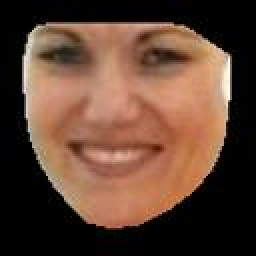
#> input picture project 1/Project_1/images/000017.jpg, 128 x 128 px, found by its file name (shown 2 times larger); its folder holds 4 pictures in this run
$ python 2.1_PCA.py
#> lines starting #> are read from the running program, lines starting #| are printed output that depends on the picture

# coding: utf-8

# In[177]:


import matplotlib.pyplot as plt
import matplotlib.image as img
import numpy as np
from skimage import color
from sklearn.decomposition import PCA
import os
import scipy
import math
import mywarper


# ============ preprocessing: index -> img_name, index -> landmarks ============ #
def read_files(path):
    file_list = os.listdir(path)
    file_list = [path + file for file in file_list]
    file_list.sort()
    return file_list


# # Question 1

# In[178]:


num_train = 800
num_test = 200
num_eigenfaces = 10
img_list = read_files("./data/images/")
train_face_matrix = np.zeros((128*128, 800))
train_face_matrix_central = np.zeros((128*128, 800))
test_face_matrix_origin = []
test_face_matrix_central = np.zeros((128*128, 200))

# ============ 2.1 Q1.1 compute mean face ============= #
mean_face = np.zeros((128, 128))
for i in range(num_train):
    image = color.rgb2hsv(img.imread(img_list[i]))[:, :, 2]
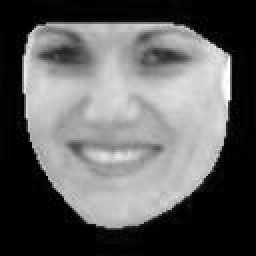
#> image: shape (128, 128) float64 (shown 2 times larger); min 0, max 1, mean 0.377
    mean_face += image
    train_face_matrix[:, i] = np.reshape(image, (128*128))
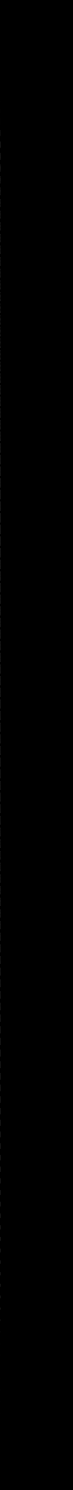
#> train_face_matrix: shape (16384, 800) float64 (shown at 1/11 size); min 0, max 1, mean 0.000471
#> pass 2 of the loop `for i in range(num_train):`:
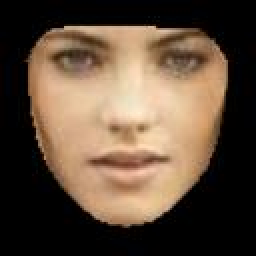
#> input picture project 1/Project_1/images/000019.jpg, 128 x 128 px, found by its file name (shown 2 times larger)
#> `mean_face += image`:
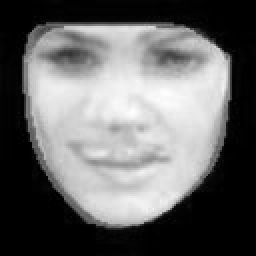
#> mean_face: shape (128, 128) float64 (shown 2 times larger); min 0, max 1.83, mean 0.751; drawn with min black and max white
#> `train_face_matrix[:, i] = np.reshape(image, (128*128))`:
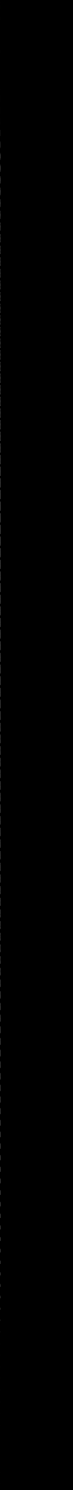
#> train_face_matrix: shape (16384, 800) float64 (shown at 1/11 size); min 0, max 1, mean 0.000938
#> pass 3 of the loop `for i in range(num_train):`:
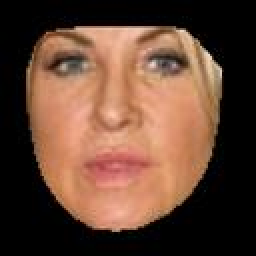
#> input picture project 1/Project_1/images/000022.jpg, 128 x 128 px, found by its file name (shown 2 times larger)
#> `mean_face += image`:
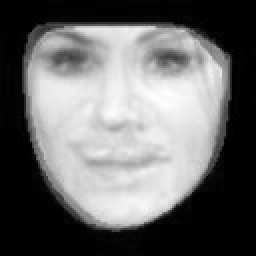
#> mean_face: shape (128, 128) float64 (shown 2 times larger); min 0, max 2.73, mean 1.14; drawn with min black and max white
#> `train_face_matrix[:, i] = np.reshape(image, (128*128))`:
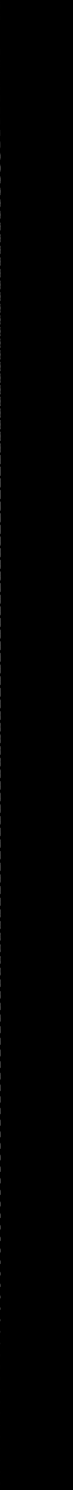
#> train_face_matrix: shape (16384, 800) float64 (shown at 1/11 size); min 0, max 1, mean 0.00143
#> (the run stopped early here; a loop or call above may not have finished)
